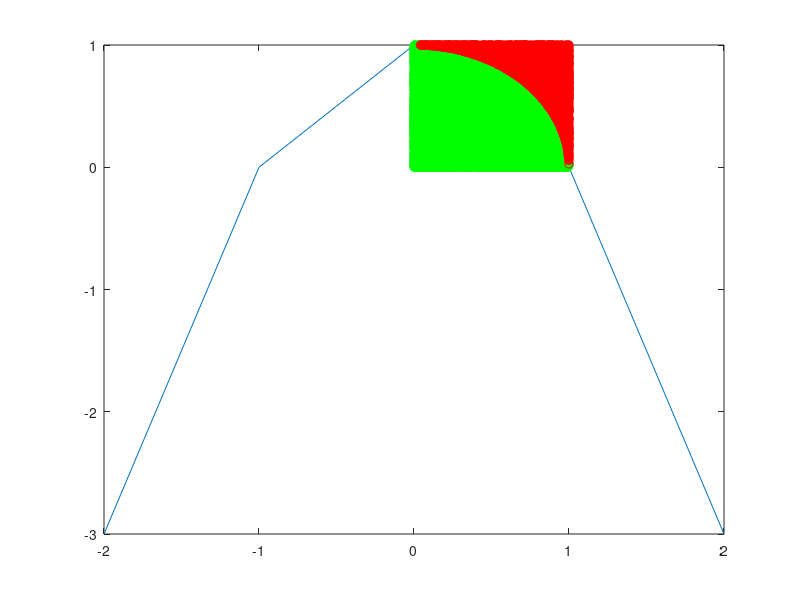

Source code (MATLAB):
#C:\Users\USER\Documents\NetBeansProjects\Lab9

% Dessiner un cercle de rayon 1:
x=-2:2
y=1-x.^2
plot(x,y)
hold on
% Dessiner les points des fichiers Fin et Fout
[xi,yi]=textread('Fin.txt'); 
scatter(xi,yi,'g') ; % en vert

[xo,yo]=textread('Fout.txt'); 
scatter(xo,yo,'r') ; % en rouge
